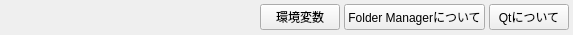
<?xml version="1.0" encoding="UTF-8"?>
<ui version="4.0">
 <class>UIDriveButton</class>
 <widget class="QWidget" name="UIDriveButton">
  <property name="geometry">
   <rect>
    <x>0</x>
    <y>0</y>
    <width>573</width>
    <height>35</height>
   </rect>
  </property>
  <property name="windowTitle">
   <string>Form</string>
  </property>
  <layout class="QHBoxLayout" name="horizontalLayout">
   <property name="spacing">
    <number>4</number>
   </property>
   <property name="leftMargin">
    <number>4</number>
   </property>
   <property name="topMargin">
    <number>0</number>
   </property>
   <property name="rightMargin">
    <number>4</number>
   </property>
   <property name="bottomMargin">
    <number>0</number>
   </property>
   <item>
    <spacer name="horizontalSpacer">
     <property name="orientation">
      <enum>Qt::Horizontal</enum>
     </property>
     <property name="sizeHint" stdset="0">
      <size>
       <width>480</width>
       <height>20</height>
      </size>
     </property>
    </spacer>
   </item>
   <item>
    <widget class="HFlatPushButton" name="pushButton_2">
     <property name="text">
      <string>環境変数</string>
     </property>
    </widget>
   </item>
   <item>
    <widget class="HFlatPushButton" name="pushButton_3">
     <property name="text">
      <string>Folder Managerについて</string>
     </property>
     <property name="icon">
      <iconset resource="res.qrc">
       <normaloff>:/res/icon/AppIcon.ico</normaloff>:/res/icon/AppIcon.ico</iconset>
     </property>
    </widget>
   </item>
   <item>
    <widget class="HFlatPushButton" name="pushButton">
     <property name="text">
      <string>Qtについて</string>
     </property>
    </widget>
   </item>
  </layout>
 </widget>
 <customwidgets>
  <customwidget>
   <class>HFlatPushButton</class>
   <extends>QPushButton</extends>
   <header>HFlatPushButton.h</header>
  </customwidget>
 </customwidgets>
 <resources>
  <include location="res.qrc"/>
 </resources>
 <connections/>
</ui>
